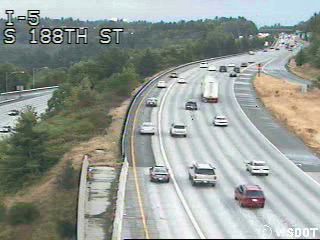
#> input picture frame 5 of content/highway.mp4, 320 x 240 px
$ python noise_preprocessing.py
#> lines starting #> are read from the running program, lines starting #| are printed output that depends on the picture
# imports
import cv2
import numpy as np

# estimate noise magnitude
def estimate_noise(gray):
    blurred = cv2.GaussianBlur(gray, (7,7), 1.5)                        # create blurred image
    high_freq = gray.astype(np.float32) - blurred.astype(np.float32)    # get high frequency components
    return high_freq.std()

# convert noise magnitude to sigma heuristic
def choose_sigma(noise_std):
    return max(0.2, min(0.8, 0.2 * noise_std))  # take estimated noise, scale by 0.2, clamp lower/upper limits

# choose kernel size based on sigma heuristic
def choose_kernel_size(sigma):      # kernel should cover 3*std of Gaussian curve (99.7%)
    k = int(4 * sigma + 1)              # kernel width = 2*(3*std) + 1 (where +1 is for central pixels)
    return k+1 if k%2==0 else k     # ensure odd kernel dimensions

# choose median filtering kernel size based on noise level
def choose_median_kernel_size(noise_std):
    return 3
    # [10 lines of commented-out code are left out]
def denoise_gaussian(frame):
    gray = cv2.cvtColor(frame, cv2.COLOR_BGR2GRAY)
    noise_std = estimate_noise(gray)
    sigma = choose_sigma(noise_std)
    k = choose_kernel_size(sigma)
    print(f"noise_std={noise_std:.2f}, sigma={sigma:.2f}, kernel={k}")
    return cv2.GaussianBlur(frame, (k,k), sigma)

# remove noise using Median filtering (empirically driven)
def denoise_median(frame):
    gray = cv2.cvtColor(frame, cv2.COLOR_BGR2GRAY)
    noise_std = estimate_noise(gray)
    k = choose_median_kernel_size(noise_std)
    print(f"noise_std={noise_std:.2f}, kernel={k}")
    return cv2.medianBlur(frame, k)

# driver code
if __name__ == "__main__":

    # open video file
    video = cv2.VideoCapture("content/highway.mp4")
    if not video.isOpened():
        print("Failed to open video.")
        exit()

    # read in all video frames
    frame_count = 0
    before_frame = None
    after_frame = None
    while True:
        ret, frame = video.read()
#> frame is the input picture: shape (240, 320, 3); mean B, G, R 150.1, 156.3, 149.8
        if not ret:
            break   # reached the end of video

        # apply denoising to current frame
        denoised_gaussian = denoise_gaussian(frame)
#> in denoise_gaussian, `gray = cv2.cvtColor(frame, cv2.COLOR_BGR2GRAY)`:
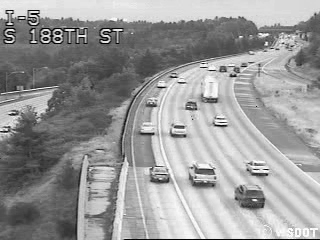
#> gray: shape (240, 320); min 0, max 255, mean 153.6
#> in estimate_noise, `blurred = cv2.GaussianBlur(gray, (7,7), 1.5)`:
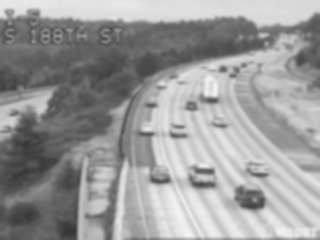
#> blurred: shape (240, 320); min 53, max 243, mean 153.8
#> in estimate_noise, `high_freq = gray.astype(np.float32) - blurred.astype(np.float32)`:
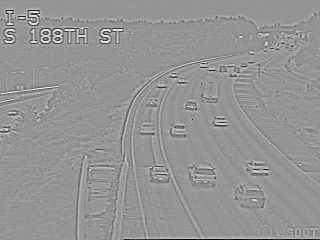
#> high_freq: shape (240, 320) float32; min -178, max 127, mean -0.2; drawn with min black and max white
#> in denoise_gaussian, `noise_std = estimate_noise(gray)`: noise_std = 19.11
#> in denoise_gaussian, `sigma = choose_sigma(noise_std)`: sigma = 0.8
#> in choose_kernel_size, `k = int(4 * sigma + 1)`: k = 4
#> in denoise_gaussian, `k = choose_kernel_size(sigma)`: k = 5
#| noise_std=19.11, sigma=0.80, kernel=5
#> in denoise_gaussian, `return cv2.GaussianBlur(frame, (k,k), sigma)`:
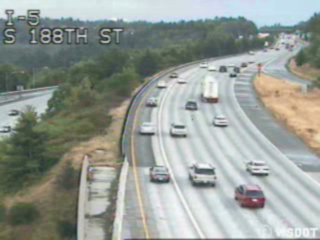
#> returned value: shape (240, 320, 3); mean of channels 0, 1, 2 150.2, 156.4, 149.9; drawn as B, G, R
        denoised_median = denoise_median(frame)
#> in denoise_median, `noise_std = estimate_noise(gray)`: noise_std = 19.11
#> in denoise_median, `k = choose_median_kernel_size(noise_std)`: k = 3
#| noise_std=19.11, kernel=3
#> in denoise_median, `return cv2.medianBlur(frame, k)`:
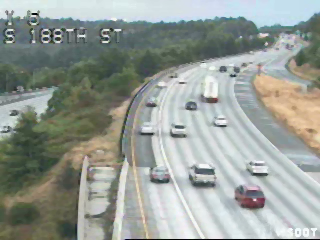
#> returned value: shape (240, 320, 3); mean of channels 0, 1, 2 150.6, 156.9, 150.3; drawn as B, G, R
        frame_count += 1

        # save before, after frames
        before_frame = frame.copy()
        after_gaussian = denoised_gaussian.copy()
        after_median = denoised_median.copy()

    # show results for final frame as sample display
    print(f"\Processed {frame_count} frames.")
    cv2.imshow("before", before_frame)
    cv2.imshow("after gaussian", after_gaussian)
    cv2.imshow("after median", after_median)
    cv2.waitKey(10000)

$ run again, starting later in the video
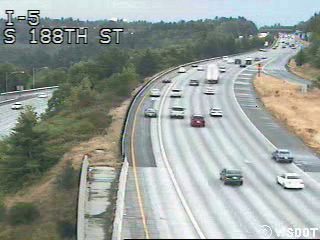
#> input picture frame 23 of content/highway.mp4, 320 x 240 px
#> frame is the input picture: shape (240, 320, 3); mean B, G, R 152.8, 158.6, 151.3
#> in estimate_noise, `high_freq = gray.astype(np.float32) - blurred.astype(np.float32)`:
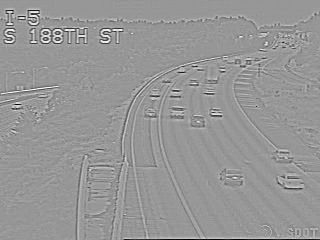
#> high_freq: shape (240, 320) float32; min -176, max 121, mean -0.2; drawn with min black and max white
#> in denoise_gaussian, `noise_std = estimate_noise(gray)`: noise_std = 18.65
#> sigma = 0.8
#> in choose_kernel_size, `k = int(4 * sigma + 1)`: k = 4
#> in denoise_gaussian, `k = choose_kernel_size(sigma)`: k = 5
#| noise_std=18.65, sigma=0.80, kernel=5
#> in denoise_median, `noise_std = estimate_noise(gray)`: noise_std = 18.65
#> in denoise_median, `k = choose_median_kernel_size(noise_std)`: k = 3
#| noise_std=18.65, kernel=3
#> in denoise_median, `return cv2.medianBlur(frame, k)`:
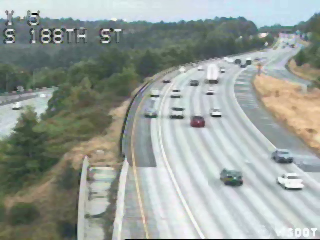
#> returned value: shape (240, 320, 3); mean of channels 0, 1, 2 153.2, 159.1, 151.8; drawn as B, G, R

$ run again, starting later in the video
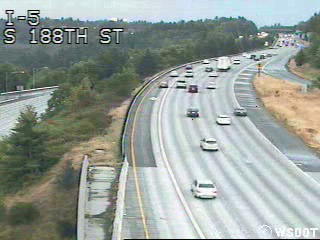
#> input picture frame 42 of content/highway.mp4, 320 x 240 px
#> frame is the input picture: shape (240, 320, 3); mean B, G, R 154, 159.8, 151.4
#> in estimate_noise, `high_freq = gray.astype(np.float32) - blurred.astype(np.float32)`:
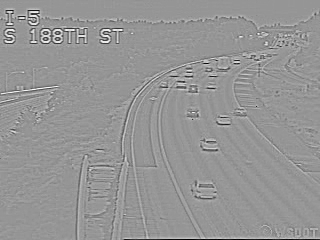
#> high_freq: shape (240, 320) float32; min -174, max 122, mean -0.2; drawn with min black and max white
#> in denoise_gaussian, `noise_std = estimate_noise(gray)`: noise_std = 18.46
#> sigma = 0.8
#> in choose_kernel_size, `k = int(4 * sigma + 1)`: k = 4
#> in denoise_gaussian, `k = choose_kernel_size(sigma)`: k = 5
#| noise_std=18.46, sigma=0.80, kernel=5
#> in denoise_median, `noise_std = estimate_noise(gray)`: noise_std = 18.46
#> in denoise_median, `k = choose_median_kernel_size(noise_std)`: k = 3
#| noise_std=18.46, kernel=3
#> `cv2.imshow("after median", after_median)`:
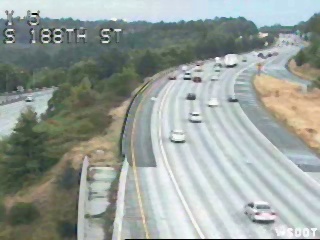
#> window 'after median': shape (240, 320, 3); mean B, G, R 154.5, 160.2, 152
